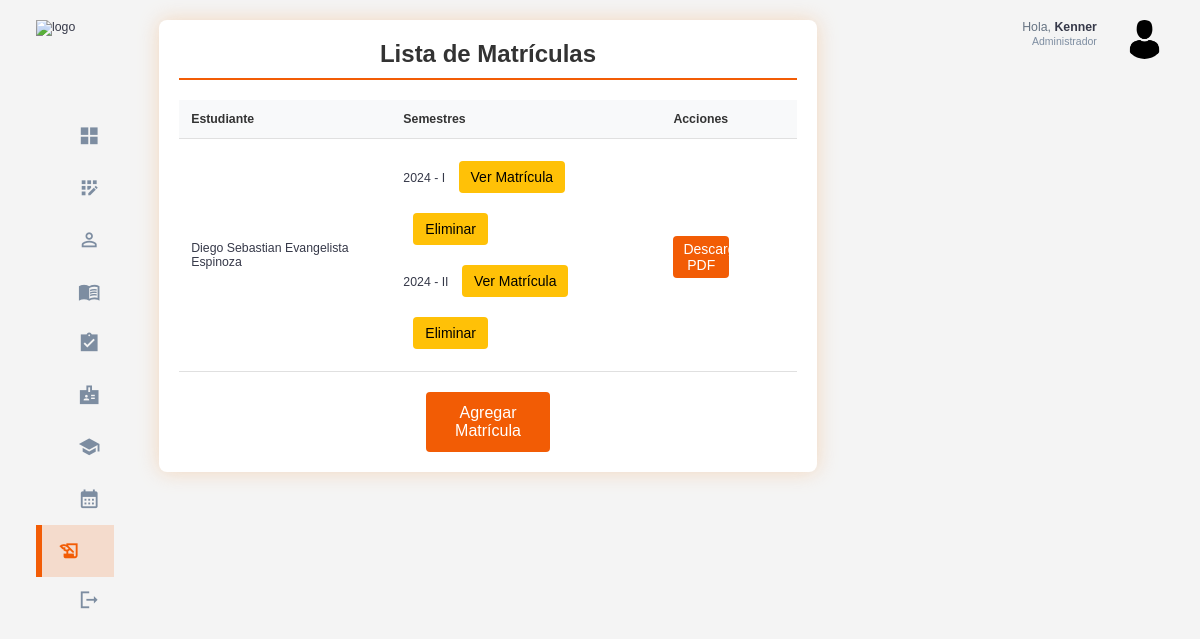
The page /matriculas/matriculas/ (signed in) on the database as committed earlier.
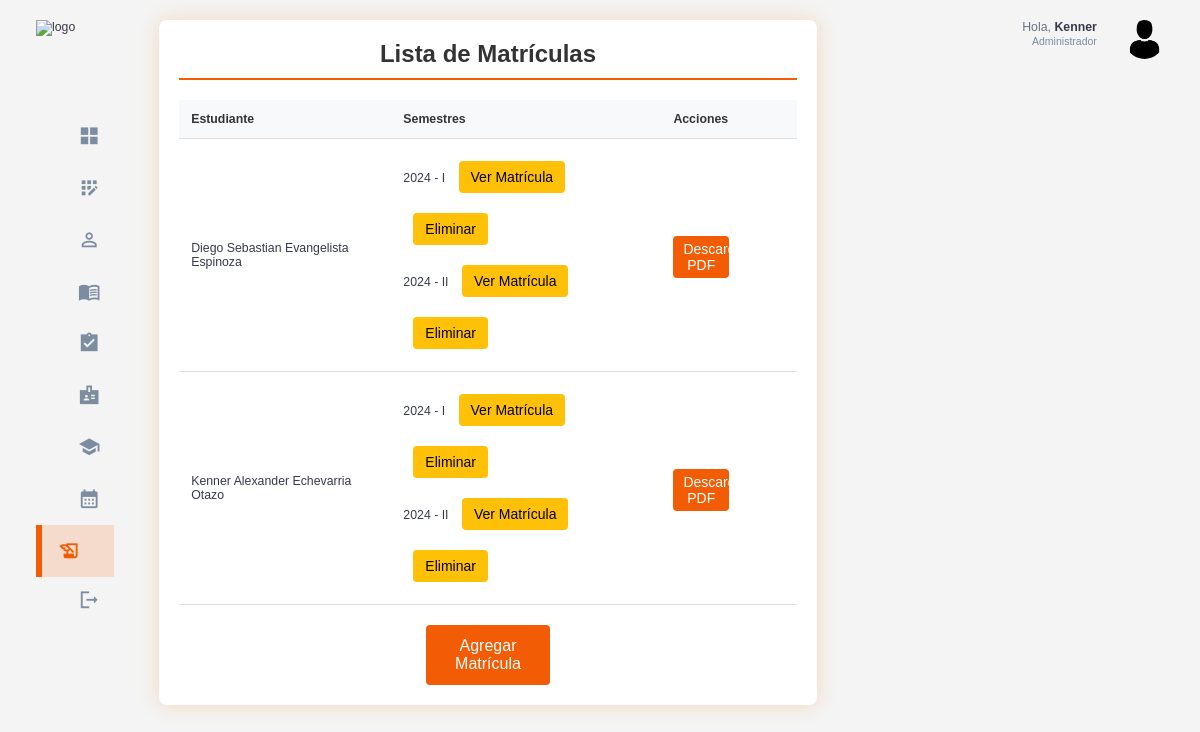
The same page on the database as committed later.
### estudiantes/models.py (models this page shows, shortened)
class InformacionPersonal(models.Model):
    estudiante = models.OneToOneField(Estudiante, on_delete=models.CASCADE)
    dni =  models.CharField(max_length=8,unique= True)
    nombre = models.CharField(max_length=100)
    apellido = models.CharField(max_length=100)
    fecha_nacimiento = models.DateField()

### matriculas/models.py (models this page shows, shortened)
class Matricula(models.Model):
    estudiante = models.ForeignKey(Estudiante, on_delete=models.CASCADE)
    semestre = models.ForeignKey(Semestre, on_delete=models.CASCADE)
    fecha_creacion = models.DateTimeField(default=timezone.now)
    activa = models.BooleanField(default=True)
    class Meta:
        unique_together = ('estudiante', 'semestre')

### semestre/models.py (models this page shows, shortened)
class Semestre(models.Model):
    PERIODO_CHOICES = (
        ('I', 'Primero'),
        ('II', 'Segundo'),
    )
    año = models.PositiveIntegerField()  # Por ejemplo, 2024
    periodo = models.CharField(max_length=2, choices=PERIODO_CHOICES)  # I o II
    fecha_inicio = models.DateField()
    fecha_fin = models.DateField()
    estado = models.BooleanField(default=False)  # Indica si el semestre está activo
    class Meta:
        unique_together = ('año', 'periodo')  # Evita duplicados de año y periodo

### usuarios/decorators.py (the view)
        def _wrapped_view(request, *args, **kwargs):
            if request.user.is_authenticated and (request.user.rol.nombre_rol == role or request.user.rol.is_admin):
                return view_func(request, *args, **kwargs)
            else:
                raise PermissionDenied  # Lanza un error si no tiene el rol correcto

### matriculas/views.py (called while the page is built)
@login_required
@role_required('Administrador')
def listar_matriculas(request):
    matriculas = Matricula.objects.select_related('estudiante', 'semestre').prefetch_related('matriculacurso_set')
    matriculas_info = {}
    for matricula in matriculas:
        estudiante = matricula.estudiante
        info_personal = estudiante.informacionpersonal
        estudiante_nombre = f"{info_personal.nombre} {info_personal.apellido}"
        if estudiante_nombre not in matriculas_info:
            matriculas_info[estudiante_nombre] = {
                'info_personal': info_personal,
                'matriculas': []
            }
        matriculas_info[estudiante_nombre]['matriculas'].append(matricula)
    context = {
        'matriculas_info': matriculas_info
    }
    return render(request, 'matriculas/listar_matriculas.html', context)

### templates/matriculas/listar_matriculas.html (shortened to what this page needs)
{% extends 'base.html' %}
{% load static %}
{% block extra_css %}
    <link rel="stylesheet" href="{% static 'css/student_list.css' %}">
{% endblock %}
{% block content %}
<div class="student-list-container">
    <h2>Lista de Matrículas</h2>
    <div class="table-responsive">
        <table class="student-table">
            <thead>
                <tr>
                    <th>Estudiante</th>
                    <th>Semestres</th>
                    <th>Acciones</th>
                </tr>
            </thead>
            <tbody>
                {% for estudiante, data in matriculas_info.items %}
        <tr>
            <td>{{ data.info_personal.nombre }} {{ data.info_personal.apellido }}</td>
            <td>
                <ul>
                {% for matricula in data.matriculas %}
                    <li>
                        {{ matricula.semestre.año }} - {{ matricula.semestre.periodo }}
                        <a href="{% url 'ver_matricula' matricula.id %}" class="btn-elim btn-edit-elim">Ver Matrícula</a>
                        <form method="POST" action="{% url 'eliminar_matricula' matricula.id %}" style="display:inline;">
                        <button type="submit" onclick="return confirm('¿Estás seguro de que deseas eliminar esta matrícula?')" class="btn-elim btn-edit-elim">Eliminar</button>
                        </form>
                    </li>
                {% endfor %}
                </ul>
            </td>
            <td>
                <a href="{% url 'descargar_pdf' data.matriculas.0.estudiante.id %}" class="btn-2 btn-add-2" >Descargar PDF</a>
            </td>
        </tr>
        {% empty %}
        <tr>
            <td colspan="3">No hay matrículas disponibles.</td>
        </tr>
        {% endfor %}
            </tbody>
        </table>
    </div>
    <a href="{% url 'crear_matricula' %}" class="btn btn-add">Agregar Matrícula</a>
</div>
{% endblock %}

Rows that differ between the two databases and show on the page:
now on this page (row unchanged): InformacionPersonal: info_personal.nombre "Kenner Alexander", info_personal.apellido "Echevarria Otazo"
added Matricula: semestre.año "2024", semestre.periodo "I", shown under "Kenner Alexander"
added Matricula: semestre.año "2024", semestre.periodo "II", shown under "Kenner Alexander"
